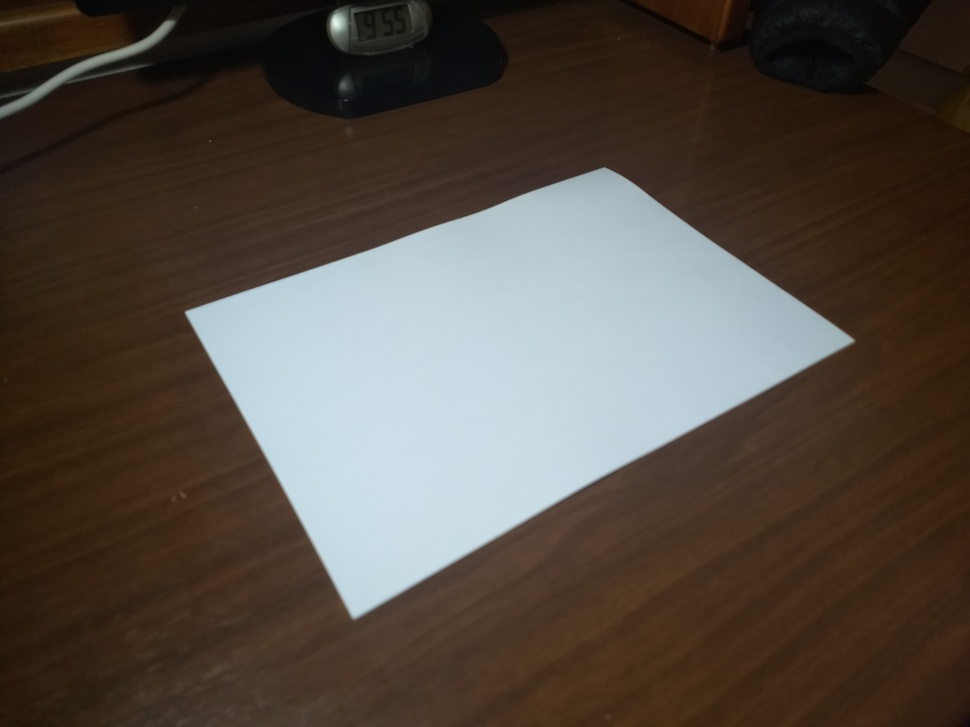
#> input picture rendered_markers/Markers/IMG_20190526_105720687.jpg, 970 x 727 px, shrunk from 4032 x 3024 before the run; its folder holds only this picture in this run
$ jupyter execute Vanishing_point_detection.ipynb   (shell and % lines are left out)   (older library calls are emulated)
#> lines starting #> are read from the running program, lines starting #| are printed output that depends on the picture; after the words box and inside, x2 and y2 are one past the last pixel; in counts of white or black regions, pixels touching at a corner belong together
#> further down, pic is the input picture: shape (727, 970, 3); mean R, G, B 85.1, 76, 67.4
[cell 1]
from matplotlib import pyplot as plt
import numpy as np
import skimage, skimage.morphology, skimage.feature

Computes a homogeneous line vector from the $\rho$, $\theta$ parameters returned by SKImage's Hough transform

[cell 2]
def homline(rho, theta):
    return [np.cos(theta), np.sin(theta), -rho]

Returns intersection of two homogeneous lines

[cell 3]
def homintersect(l1, l2):
    p = np.cross(l1, l2)
    if p[2] != 0:
        p = p/p[2]
    return p

Produces an image of the same shape given as second parameter, representing the geometrical locus of the predicate in the first parameter: the image is 1 if the predicate holds, 0 otherwise.

[cell 4]
def locus_imshape(pred, shape):
    return np.array([[1.0 if pred(x, y) else 0.0 for x in range(0, shape[1])] for y in range(0, shape[0])])

[cell 5]
def find_table(pic, cannysigma=8, closure=8, threshold_stepback=1, sat_thresh=0.3):
#> called with cannysigma = 1, closure = 16, threshold_stepback = 1, sat_thresh = 0.3
    hsvpic = skimage.color.rgb2hsv(pic)
#> hsvpic: shape (727, 970, 3) float64; mean of channels 0, 1, 2 0.193, 0.453, 0.357
    bwpic = hsvpic[:,:,2]
    satpic = hsvpic[:,:,1]
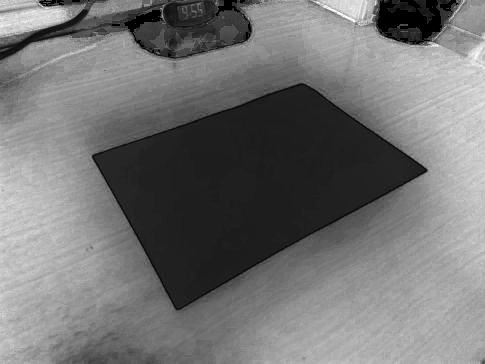
#> satpic: shape (727, 970) float64 (shown at 1/2 size); min 0, max 1, mean 0.453
    # White is high-valued and low-saturated, so whiteness of colors is taken to be
    # directly correlated with value and inversely with saturation.
    whitepic = bwpic - satpic
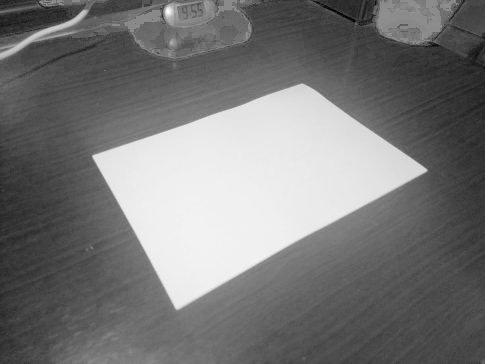
#> whitepic: shape (727, 970) float64 (shown at 1/2 size); min -0.973, max 0.888, mean -0.0955; drawn with min black and max white

    # The histogram should be somehow U-shaped, so the threshold is computed by taking
    # density maximum above the antimode, and then stepping back by a certain proportion
    # of the standard deviation.
    density, edges = np.histogram(whitepic.flat, bins = 40)
#> density = 40 values, max 72999 at index 37, min 17 at index 1, mean 17629.8; edges = 41 values from -0.973 to 0.888
    # mean = np.mean(whitepic)
    antimode = skimage.filters.threshold_otsu(whitepic)
#> antimode = 0.194
    sigma = np.std(whitepic)
#> sigma = 0.467
    stepback = 0.5
    split = np.searchsorted(edges, antimode, side='right')
#> split = 26
    maxd = split + np.argmax(density[split:])
#> maxd = 37
    threshold = edges[maxd] - threshold_stepback*sigma
#> threshold = 0.281
    maskpic = whitepic > threshold
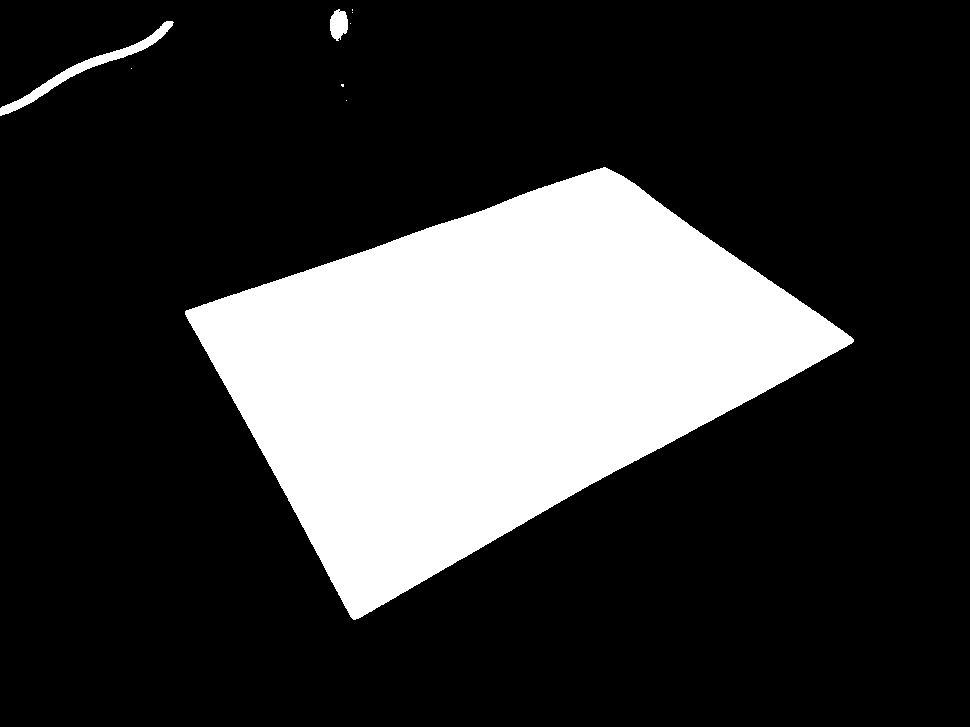
#> maskpic: shape (727, 970) bool; 22.4% white; 9 white regions (6 under 20 px), largest, box (x1, y1, x2, y2) and area: (185, 167, 854, 620) 155663, (0, 21, 174, 116) 1733, (330, 9, 348, 41) 428

    # The largest connected region will be selected at the table.
    # In order to disconnect nearby bright background region, Canny edges computed on
    # the hue channel (hue is chosen because we already know there wasn't enough distance
    # in brightness).
    huepic = hsvpic[:,:,0]
    cannyhue = skimage.feature.canny(huepic, sigma=cannysigma)
#> cannyhue: shape (727, 970) bool; 0.91% white in thin lines or dots
    satpic = hsvpic[:,:,1]
    # cannysat = skimage.feature.canny(satpic, sigma=cannysigma)
    huesatmask = maskpic & ~(cannyhue & (satpic > sat_thresh)) # & ~cannysat
    labeledpic = skimage.measure.label(huesatmask, connectivity=1)
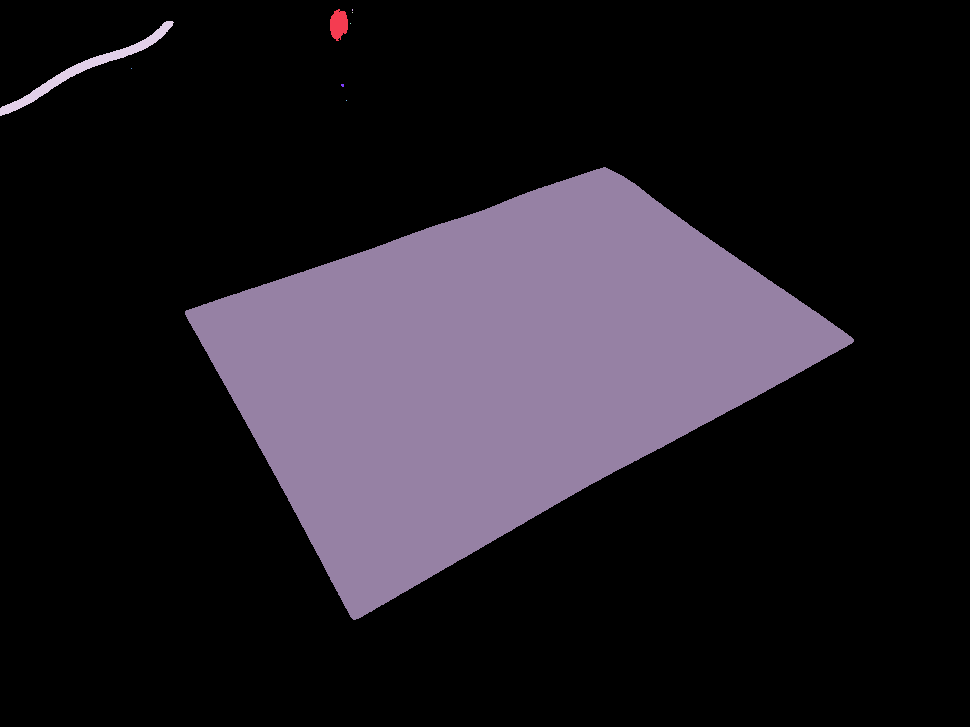
#> labeledpic: shape (727, 970) int32; 10 distinct labels, from 0 to 9; one colour per label, 0 black
    largestmask = labeledpic == np.argmax(np.bincount(labeledpic.flat)[1:])+1
#> largestmask: shape (727, 970) bool; 22.1% white; 1 white region, box (x1, y1, x2, y2) and area: (185, 167, 854, 620) 155663

    # A closure is computed on the mask to clean out speckles and dirt.
    disk = skimage.morphology.disk(closure)
    return skimage.morphology.binary_closing(largestmask, selem=disk)
#> returned value: shape (727, 970) bool; 22.1% white; 1 white region, box (x1, y1, x2, y2) and area: (185, 167, 854, 620) 155671

[cell 6]
# All points are returned in homogeneous pixel coordinates
def vps_corners_and_center_from_tablemask(tablemask, cannysigma=0.1):
#> called with cannysigma = 0.1
    cannypic = skimage.feature.canny(tablemask, sigma=cannysigma)
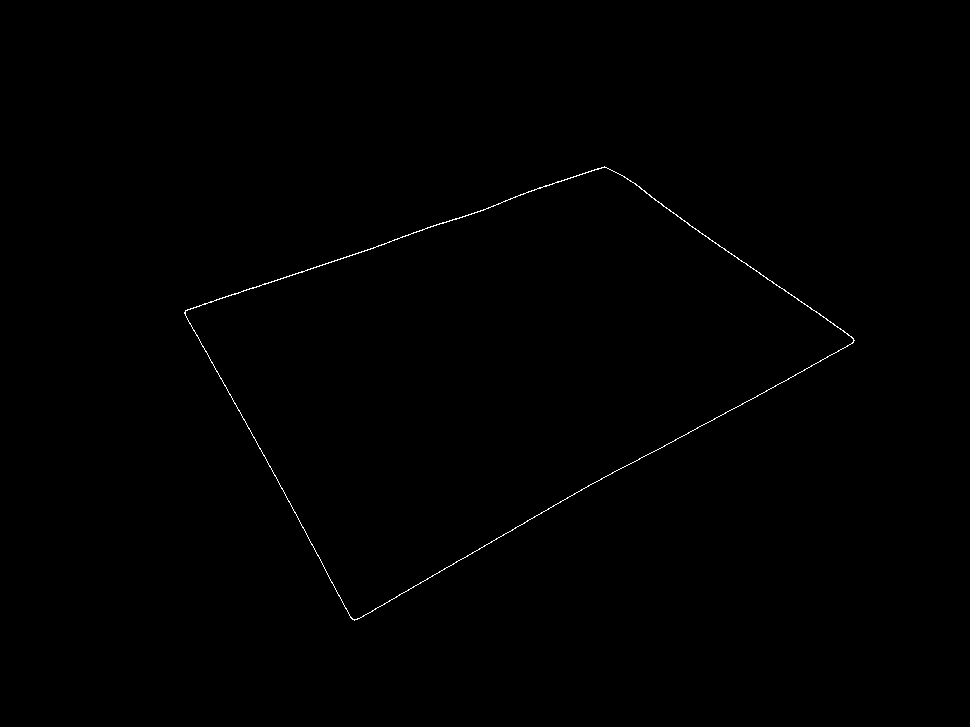
#> cannypic: shape (727, 970) bool; 0.26% white in thin lines or dots, all inside (x1, y1, x2, y2) = (184, 166, 855, 621)
    hres = skimage.transform.hough_line(cannypic)
    threshold = 0.1*np.max(hres[0])
#> threshold = 20.6
    _, angles, dists = skimage.transform.hough_line_peaks(*hres, num_peaks=4, threshold=threshold, min_distance=100)
#> angles = [1.24, 1.06, -0.96, -0.506]; dists = [354, 713, 212, 10]

    lines = [homline(rho, theta) for rho, theta in zip(dists, angles)]
#> lines = [[0.326, 0.946, -354], [0.485, 0.875, -713], [0.574, -0.819, -212], [0.875, -0.485, -10]]
    assert(len(lines) == 4), f"Should be 4 lines, not {len(lines)}!"

    # Vanishing points are found by assuming that the lines with the closest angles are images of parallel lines.
    # The angle space should be continuous between -pi/2 and pi/2, so we throw the antipodal angles into the mix
    # The indices will be restored by modding by 4
    angles_xt = list(enumerate(np.concatenate((angles, angles+np.pi))))
#> angles_xt = [(0, 1.24), (1, 1.06), (2, -0.96), (3, -0.506), (4, 4.38), (5, 4.21), (6, 2.18), (7, 2.64)]
    angle_cpls = [((i, x), (j, y)) for i, x in angles_xt for j, y in angles_xt if i<j]
#> angle_cpls = 28 items
    # The angles are the second elements of each (i, x) tuple in the couple
    mindstcpl = min(angle_cpls, key=lambda ix_jy: abs(ix_jy[0][1]-ix_jy[1][1]))
#> mindstcpl = ((0, 1.24), (1, 1.06))
    par_idcs1 = [mindstcpl[0][0]%4, mindstcpl[1][0]%4]
#> par_idcs1 = [0, 1]
    par_idcs2 = [i for i in range(4) if i not in par_idcs1]
#> par_idcs2 = [2, 3]

    # Not very elegant, I know
    vpx = homintersect(lines[par_idcs1[0]], lines[par_idcs1[1]])
#> in homintersect, `p = np.cross(l1, l2)`: p = [-364.5, 60.51, -0.174]
#> in homintersect, `p = p/p[2]`: p = [2099.3, -348.4, 1]
#> vpx = [2099.3, -348.4, 1]
    vpy = homintersect(lines[par_idcs2[0]], lines[par_idcs2[1]])
#> vpy = [-215.8, -409.9, 1]

    lines_par1 = [lines[i] for i in par_idcs1]
#> lines_par1 = [[0.326, 0.946, -354], [0.485, 0.875, -713]]
    lines_par2 = [lines[i] for i in par_idcs2]
#> lines_par2 = [[0.574, -0.819, -212], [0.875, -0.485, -10]]
    diag1 = np.cross(np.cross(lines_par1[0], lines_par2[0]), np.cross(lines_par1[1], lines_par2[1]))
#> diag1 = [-366.6, -203.7, 255955.5]
    diag2 = np.cross(np.cross(lines_par1[0], lines_par2[1]), np.cross(lines_par1[1], lines_par2[0]))
#> diag2 = [-26.17, 595, -180293.6]
    center = homintersect(diag1, diag2)
#> center = [517.2, 325.8, 1]

    A = homintersect(lines_par1[0], lines_par2[0])
#> A = [606.2, 165.7, 1]
    B = homintersect(lines_par1[0], lines_par2[1])
#> B = [183.9, 311.1, 1]
    C = homintersect(lines_par2[0], lines_par1[1])
#> C = [856.1, 340.7, 1]

    return vpx, vpy, A, B, C, center

[cell 7]
import os
with open("rendered_markers/detected/outs.csv", "w") as ofile:
    pics = os.listdir("rendered_markers/Markers/")
    for picname in pics:
        pic = plt.imread(f"rendered_markers/Markers/{picname}")
        tablemask = find_table(pic, closure=16, cannysigma=1)
        vpx, vpy, A, B, C, center = vps_corners_and_center_from_tablemask(tablemask, cannysigma=0.1)
#> vpx = [2099.3, -348.4, 1]; vpy = [-215.8, -409.9, 1]; A = [606.2, 165.7, 1]; B = [183.9, 311.1, 1]; C = [856.1, 340.7, 1]; center = [517.2, 325.8, 1]
        line = ",".join(map(str, [*vpx, *vpy, *A, *B, *C, *center, picname]))
        ofile.write(line+"\n")

        plt.figure(picname)
        plt.imshow(pic)
        reds = [vpx, vpy, center]
#> reds = [[2099.3, -348.4, 1], [-215.8, -409.9, 1], [517.2, 325.8, 1]]
        blues = [A, B, C]
#> blues = [[606.2, 165.7, 1], [183.9, 311.1, 1], [856.1, 340.7, 1]]
        plt.plot([r[0] for r in reds], [r[1] for r in reds], 'ro',markersize=0.2)
        plt.plot([b[0] for b in blues], [b[1] for b in blues], 'bo',markersize=0.2)
        plt.savefig(f"rendered_markers/detected/{picname}", dpi=600)
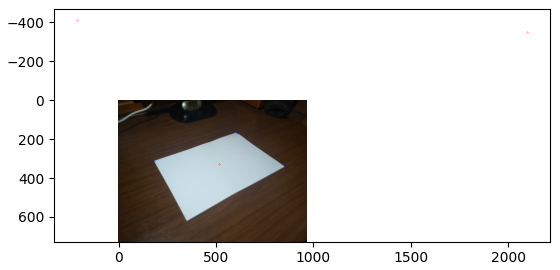
#> figure drawn by matplotlib, 1 panel

$ run again, on rendered_markers/Markers/IMG_20190526_105929293.jpg
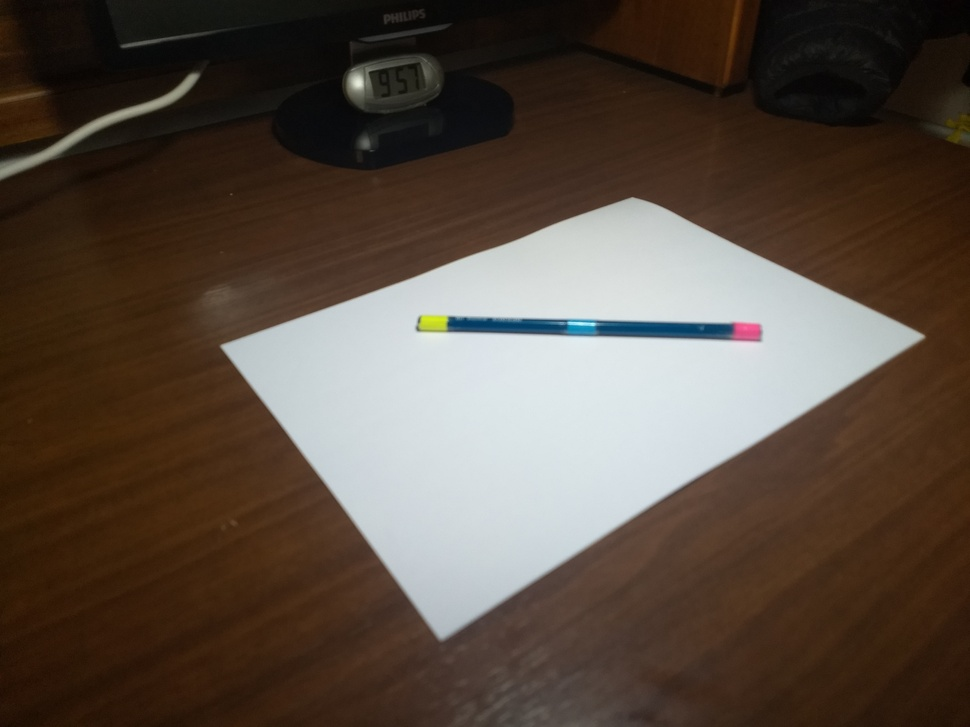
#> input picture rendered_markers/Markers/IMG_20190526_105929293.jpg, 970 x 727 px, shrunk from 4032 x 3024 before the run
#> pic is the input picture: shape (727, 970, 3); mean R, G, B 88.2, 75.6, 65.1
#> hsvpic: shape (727, 970, 3) float64; mean of channels 0, 1, 2 0.185, 0.468, 0.357
#> density = 40 values, max 61755 at index 38, min 14 at index 1, mean 17629.8; edges = 41 values from -0.988 to 0.896
#> antimode = 0.208
#> sigma = 0.519
#> split = 26
#> maxd = 38
#> in find_table, `threshold = edges[maxd] - threshold_stepback*sigma`: threshold = 0.283
#> in find_table, `maskpic = whitepic > threshold`:
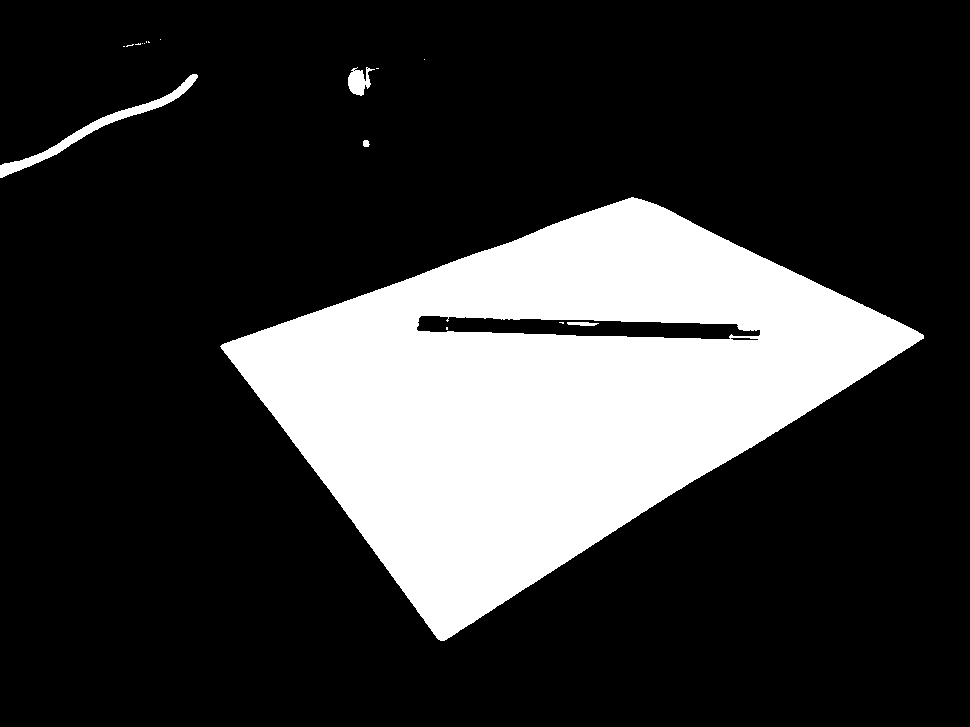
#> maskpic: shape (727, 970) bool; 21.9% white; 17 white regions (12 under 20 px), largest, box (x1, y1, x2, y2) and area: (220, 197, 924, 641) 151839, (0, 74, 198, 178) 1901, (348, 67, 375, 96) 452, (567, 322, 599, 326) 98, (363, 140, 370, 147) 40
#> cannyhue: shape (727, 970) bool; 1.2% white in thin lines or dots, all inside (x1, y1, x2, y2) = (95, 1, 969, 640)
#> labeledpic: shape (727, 970) int32; 20 distinct labels, from 0 to 19
#> largestmask: shape (727, 970) bool; 21.5% white; 1 white region, box (x1, y1, x2, y2) and area: (220, 197, 924, 641) 151834
#> cannypic: shape (727, 970) bool; 0.27% white in thin lines or dots, all inside (x1, y1, x2, y2) = (220, 196, 925, 642)
#> in vps_corners_and_center_from_tablemask, `threshold = 0.1*np.max(hres[0])`: threshold = 23.7
#> angles = [1.01, 1.22, -0.628, -1.12]; dists = [777, 400, -22, 104]
#> lines = [[0.53, 0.848, -777], [0.342, 0.94, -400], [0.809, -0.588, 22], [0.438, -0.899, -104]]
#> angles_xt = [(0, 1.01), (1, 1.22), (2, -0.628), (3, -1.12), (4, 4.15), (5, 4.36), (6, 2.51), (7, 2.02)]
#> angle_cpls = 28 items
#> mindstcpl = ((0, 1.01), (1, 1.22))
#> par_idcs1 = [0, 1]
#> par_idcs2 = [2, 3]
#> in homintersect, `p = np.cross(l1, l2)`: p = [390.9, -53.78, 0.208]
#> in homintersect, `p = p/p[2]`: p = [1880.2, -258.7, 1]
#> in vps_corners_and_center_from_tablemask, `vpy = homintersect(lines[par_idcs2[0]], lines[par_idcs2[1]])`: vpy = [-172.3, -199.8, 1]
#> lines_par1 = [[0.53, 0.848, -777], [0.342, 0.94, -400]]
#> lines_par2 = [[0.809, -0.588, 22], [0.438, -0.899, -104]]
#> diag1 = [321.1, 141, -231527.9]
#> diag2 = [-6.37, -574.2, 199231.1]
#> in vps_corners_and_center_from_tablemask, `center = homintersect(diag1, diag2)`: center = [571.4, 340.6, 1]
#> in vps_corners_and_center_from_tablemask, `A = homintersect(lines_par1[0], lines_par2[0])`: A = [439.1, 641.8, 1]
#> in vps_corners_and_center_from_tablemask, `B = homintersect(lines_par1[0], lines_par2[1])`: B = [927.5, 336.7, 1]
#> in vps_corners_and_center_from_tablemask, `C = homintersect(lines_par2[0], lines_par1[1])`: C = [223.1, 344.5, 1]
#> `vpx, vpy, A, B, C, center = vps_corners_and_center_from_tablemask(tabl..`: vpx = [1880.2, -258.7, 1]; vpy = [-172.3, -199.8, 1]; A = [439.1, 641.8, 1]; B = [927.5, 336.7, 1]; C = [223.1, 344.5, 1]; center = [571.4, 340.6, 1]
#> reds = [[1880.2, -258.7, 1], [-172.3, -199.8, 1], [571.4, 340.6, 1]]
#> blues = [[439.1, 641.8, 1], [927.5, 336.7, 1], [223.1, 344.5, 1]]
#> `plt.savefig(f"rendered_markers/detected/{picname}", dpi=600)`:
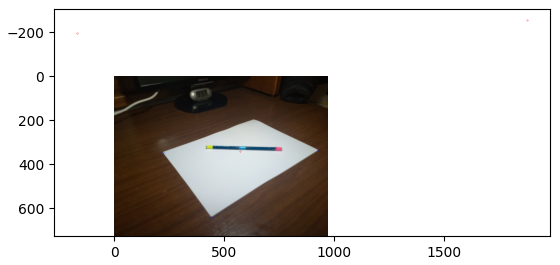
#> figure drawn by matplotlib, 1 panel
